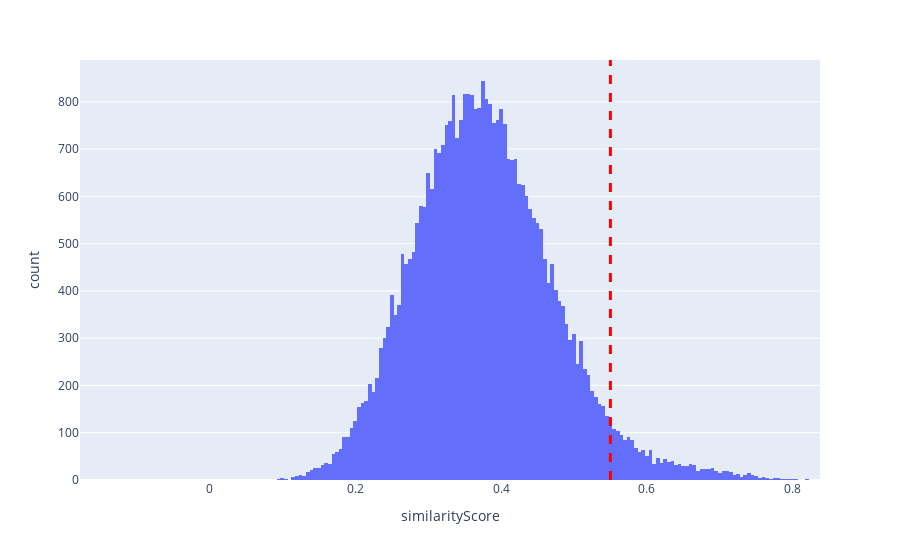

Notebook code for this chart:
### Code cell
fig = px.histogram(pd.DataFrame({'value':sims}), x="value")
fig.add_vline(x=0.55, line_width=3, line_dash="dash", line_color="red")
fig.update_xaxes(title_text="Similarity")


fig.show()

### Figure 1 — Plotly figure (JSON) as saved in the notebook; plotly's stock layout.template omitted (floating-point values rounded to 4 significant figures; data arrays with more than 128 entries replaced by an {"elided": "..."} marker saying what was removed)
{"data": [{"alignmentgroup": "True", "bingroup": "x", "hovertemplate": "value=%{x}<br>count=%{y}<extra></extra>", "legendgroup": "", "marker": {"color": "#636efa"}, "name": "", "offsetgroup": "", "orientation": "v", "showlegend": false, "type": "histogram", "x": {"elided": "37298 float values"}, "xaxis": "x", "yaxis": "y"}], "layout": {"barmode": "relative", "legend": {"tracegroupgap": 0}, "margin": {"t": 60}, "shapes": [{"line": {"color": "red", "dash": "dash", "width": 3}, "type": "line", "x0": 0.55, "x1": 0.55, "xref": "x", "y0": 0, "y1": 1, "yref": "y domain"}], "xaxis": {"anchor": "y", "domain": [0, 1], "title": {"text": "similarityScore"}}, "yaxis": {"anchor": "x", "domain": [0, 1], "title": {"text": "count"}}}}
